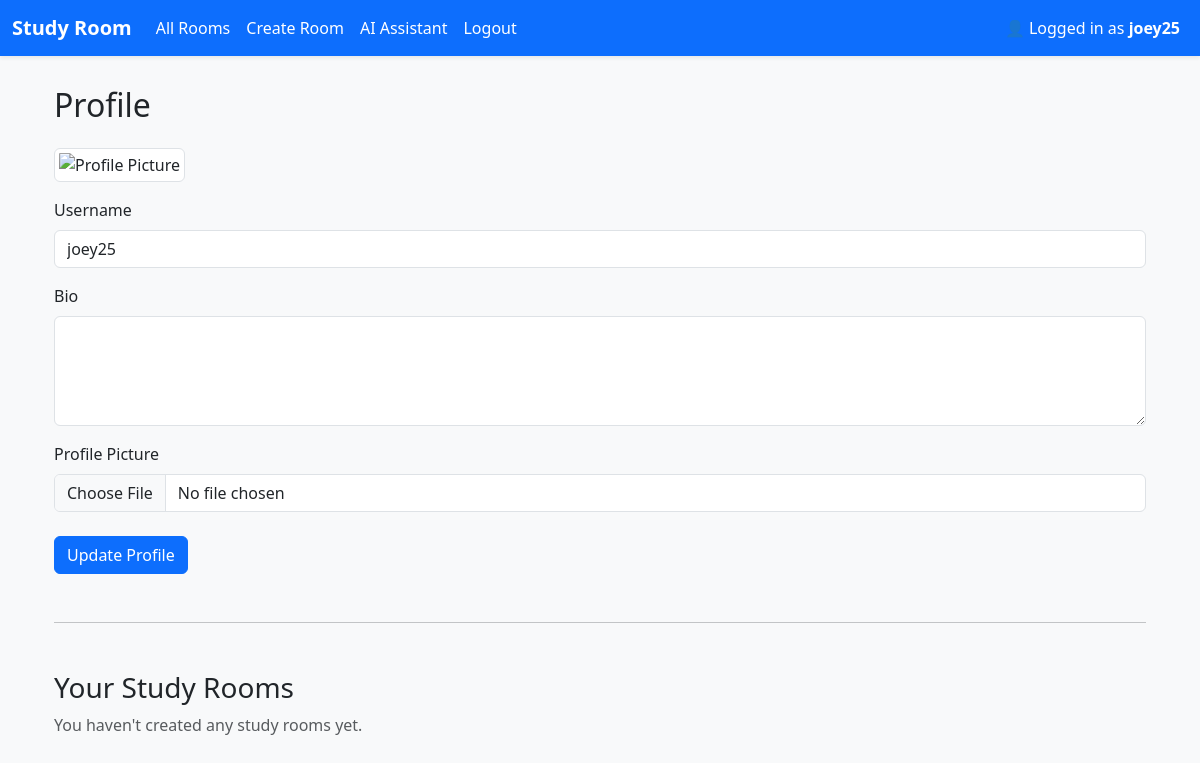
Page /auth/profile (signed in) on the earlier database version.
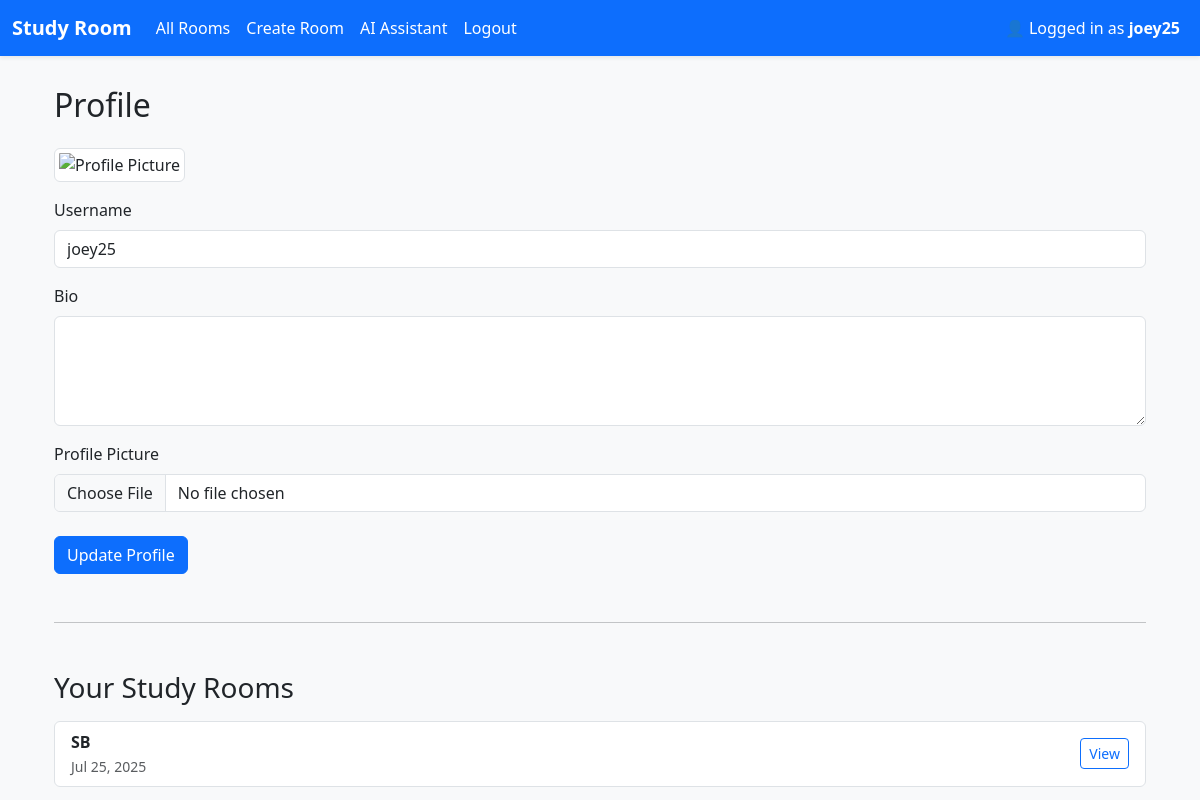
Same page on the later database version.
### app/models.py (models this page shows)
class StudyRoom(db.Model):
    id = db.Column(db.Integer, primary_key=True) # each room has a uniuqe id
    name = db.Column(db.String(100), nullable=False) # nullable means column cannot be empty
    description = db.Column(db.Text, nullable=True)
    host_id = db.Column(db.Integer, db.ForeignKey('user.id'), nullable=False) # links to the user who created the room
    created_at = db.Column(db.DateTime, default=datetime.utcnow)
    is_active = db.Column(db.Boolean, default=True)
    host = db.relationship('User', backref=db.backref('study_rooms', lazy=True))
    messages = db.relationship('Message', backref='room', cascade="all, delete", passive_deletes=True)

### app/auth/routes.py (the view)
@auth_bp.route("/profile", methods=["GET", "POST"])
@login_required
def profile():
    form = UpdatedProfileForm()
    if form.validate_on_submit():
        current_user.username = form.username.data
        current_user.bio = form.bio.data
        if form.picture.data:
            picture_file = save_picture(form.picture.data) # get the path of the image
            current_user.image_file = picture_file # set current_user pfp to image path
        db.session.commit()
        flash("Your profile has been updated!", "success")
        return redirect(url_for("auth.profile"))
    elif request.method == "GET":
        form.username.data = current_user.username
        form.bio.data = current_user.bio
    image_file = current_user.image_file or "default.jpg"
    image_url = url_for("static", filename="profile_pics/" + image_file)
    return render_template("profile.html", title="Profile", form=form, image_url=image_url, user=current_user)

### app/auth/forms.py
class UpdatedProfileForm(FlaskForm):
    username = StringField('Username', validators=[DataRequired(), Length(min=2, max=25)])
    bio = TextAreaField('Bio', validators=[Length(max=500)])
    picture = FileField('Profile Picture', validators=[FileAllowed(['jpg', 'jpeg', 'png'])])
    submit = SubmitField('Update Profile')

### app/__init__.py (called while the page is built)
def create_app():
    app = Flask(__name__)
    app.config.from_object(Config) # set config file
    db.init_app(app)
    login_manager.init_app(app)
    socketio.init_app(app)
    mail.init_app(app)
    from flask_migrate import Migrate
    migrate = Migrate(app, db)
    from app.models import User, StudyRoom
    @login_manager.user_loader
    def load_user(user_id):
        return User.query.get(int(user_id))
    from dotenv import load_dotenv
    load_dotenv()
    from app.auth import auth_bp
    app.register_blueprint(auth_bp, url_prefix='/auth')
    from app.studyroom import studyroom_bp
    app.register_blueprint(studyroom_bp, url_prefix='/studyroom')
    try:
        from app.main import main_bp # Register main Blueprint
        app.register_blueprint(main_bp)
    except ImportError:
        pass
    from app import sockets
    return app

### app/templates/profile.html (shortened to what this page needs)
{% extends "base.html" %}
{% block content %}
<div class="container mt-4">
  <h2 class="mb-4">Profile</h2>
  <img src="{{ image_url }}" alt="Profile Picture" class="img-thumbnail" width="150">
  <form method="POST" enctype="multipart/form-data">
    <div class="form-group mt-3">
      {{ form.username.label(class="form-label") }}
      {{ form.username(class="form-control") }}
    </div>
    <div class="form-group mt-3">
      {{ form.bio.label(class="form-label") }}
      {{ form.bio(class="form-control", rows=4) }}
    </div>
    <div class="form-group mt-3">
      {{ form.picture.label(class="form-label") }}
      {{ form.picture(class="form-control") }}
    </div>
    <div class="form-group mt-4">
      {{ form.submit(class="btn btn-primary") }}
    </div>
  </form>
  <hr class="my-5">
  <h3>Your Study Rooms</h3>
  {% if user.study_rooms %}
    <ul class="list-group mt-3">
      {% for room in user.study_rooms %}
        <li class="list-group-item d-flex justify-content-between align-items-center">
          <div>
            <strong>{{ room.name }}</strong><br>
            <small class="text-muted">{{ room.created_at.strftime('%b %d, %Y') }}</small>
          </div>
          <a href="{{ url_for('studyroom.room_detail', room_id=room.id) }}" class="btn btn-sm btn-outline-primary">
            View
          </a>
        </li>
      {% endfor %}
    </ul>
  {% else %}
    <p class="text-muted mt-2">You haven't created any study rooms yet.</p>
  {% endif %}
</div>
{% endblock %}

Differences in the rows shown:
added StudyRoom: name "SB", created_at "Jul 25, 2025"
Other differences:
text no longer shown: "You haven't created any study rooms yet."
